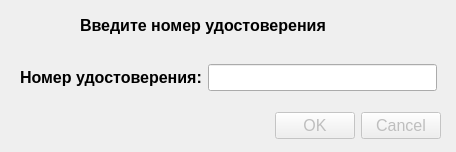
<?xml version="1.0" encoding="UTF-8"?>
<ui version="4.0">
 <class>NumCertificateDialog</class>
 <widget class="QDialog" name="NumCertificateDialog">
  <property name="geometry">
   <rect>
    <x>0</x>
    <y>0</y>
    <width>456</width>
    <height>152</height>
   </rect>
  </property>
  <property name="font">
   <font>
    <pointsize>12</pointsize>
   </font>
  </property>
  <property name="windowTitle">
   <string>Номер удостоверения</string>
  </property>
  <widget class="QDialogButtonBox" name="buttonBox">
   <property name="enabled">
    <bool>false</bool>
   </property>
   <property name="geometry">
    <rect>
     <x>100</x>
     <y>110</y>
     <width>341</width>
     <height>32</height>
    </rect>
   </property>
   <property name="orientation">
    <enum>Qt::Orientation::Horizontal</enum>
   </property>
   <property name="standardButtons">
    <set>QDialogButtonBox::StandardButton::Cancel|QDialogButtonBox::StandardButton::Ok</set>
   </property>
  </widget>
  <widget class="QLabel" name="title_label">
   <property name="geometry">
    <rect>
     <x>80</x>
     <y>10</y>
     <width>311</width>
     <height>31</height>
    </rect>
   </property>
   <property name="font">
    <font>
     <pointsize>12</pointsize>
     <bold>true</bold>
    </font>
   </property>
   <property name="text">
    <string>Введите номер удостоверения</string>
   </property>
  </widget>
  <widget class="QWidget" name="">
   <property name="geometry">
    <rect>
     <x>20</x>
     <y>60</y>
     <width>417</width>
     <height>35</height>
    </rect>
   </property>
   <layout class="QHBoxLayout" name="horizontalLayout">
    <item>
     <widget class="QLabel" name="num_certificate_label">
      <property name="font">
       <font>
        <pointsize>12</pointsize>
        <bold>true</bold>
       </font>
      </property>
      <property name="text">
       <string>Номер удостоверения:</string>
      </property>
     </widget>
    </item>
    <item>
     <widget class="QLineEdit" name="num_certificate_edit"/>
    </item>
   </layout>
  </widget>
 </widget>
 <resources/>
 <connections>
  <connection>
   <sender>buttonBox</sender>
   <signal>accepted()</signal>
   <receiver>NumCertificateDialog</receiver>
   <slot>accept()</slot>
   <hints>
    <hint type="sourcelabel">
     <x>248</x>
     <y>254</y>
    </hint>
    <hint type="destinationlabel">
     <x>157</x>
     <y>274</y>
    </hint>
   </hints>
  </connection>
  <connection>
   <sender>buttonBox</sender>
   <signal>rejected()</signal>
   <receiver>NumCertificateDialog</receiver>
   <slot>reject()</slot>
   <hints>
    <hint type="sourcelabel">
     <x>316</x>
     <y>260</y>
    </hint>
    <hint type="destinationlabel">
     <x>286</x>
     <y>274</y>
    </hint>
   </hints>
  </connection>
 </connections>
</ui>
